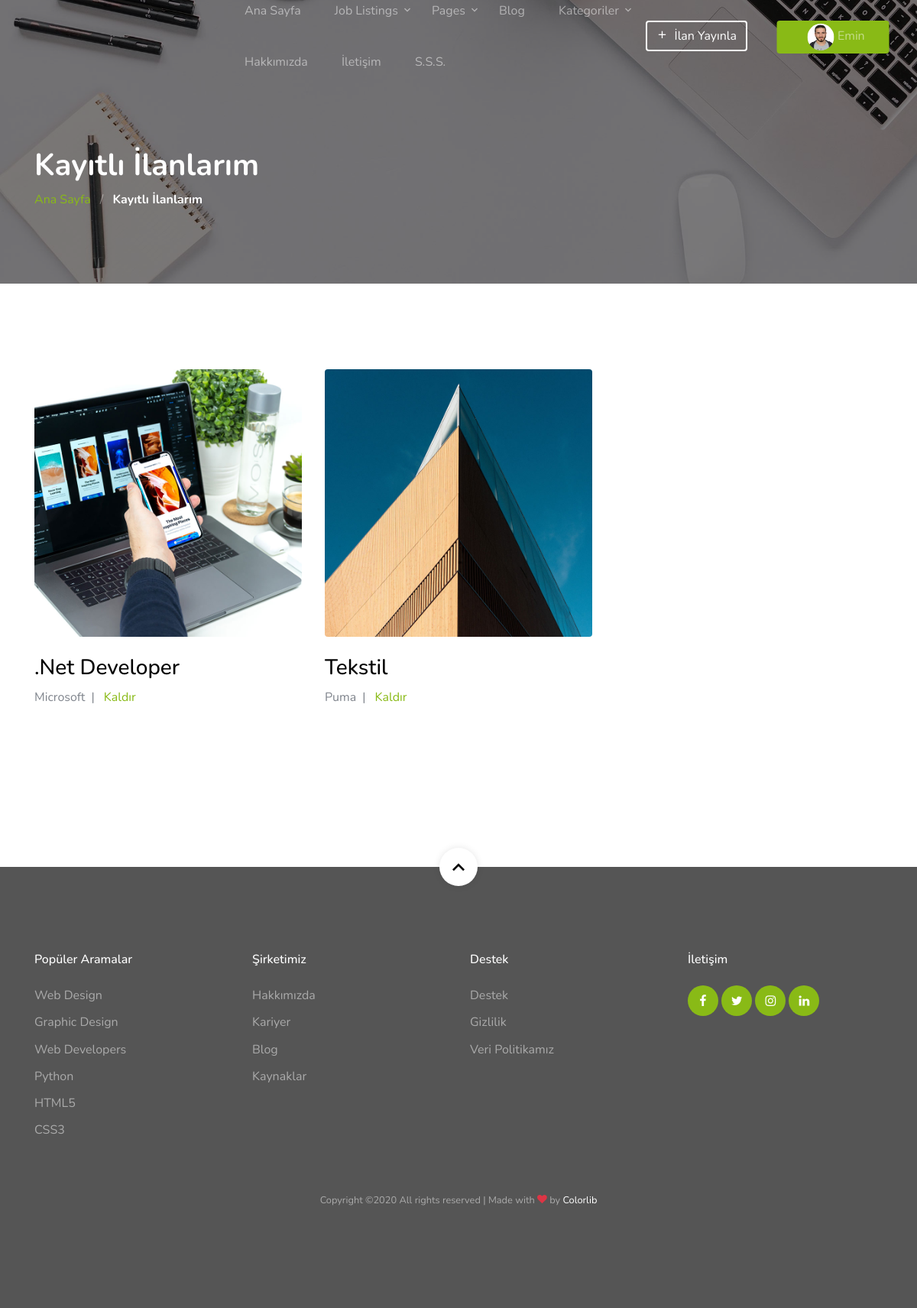
The page /favorites/ (signed in) on the database as committed earlier.
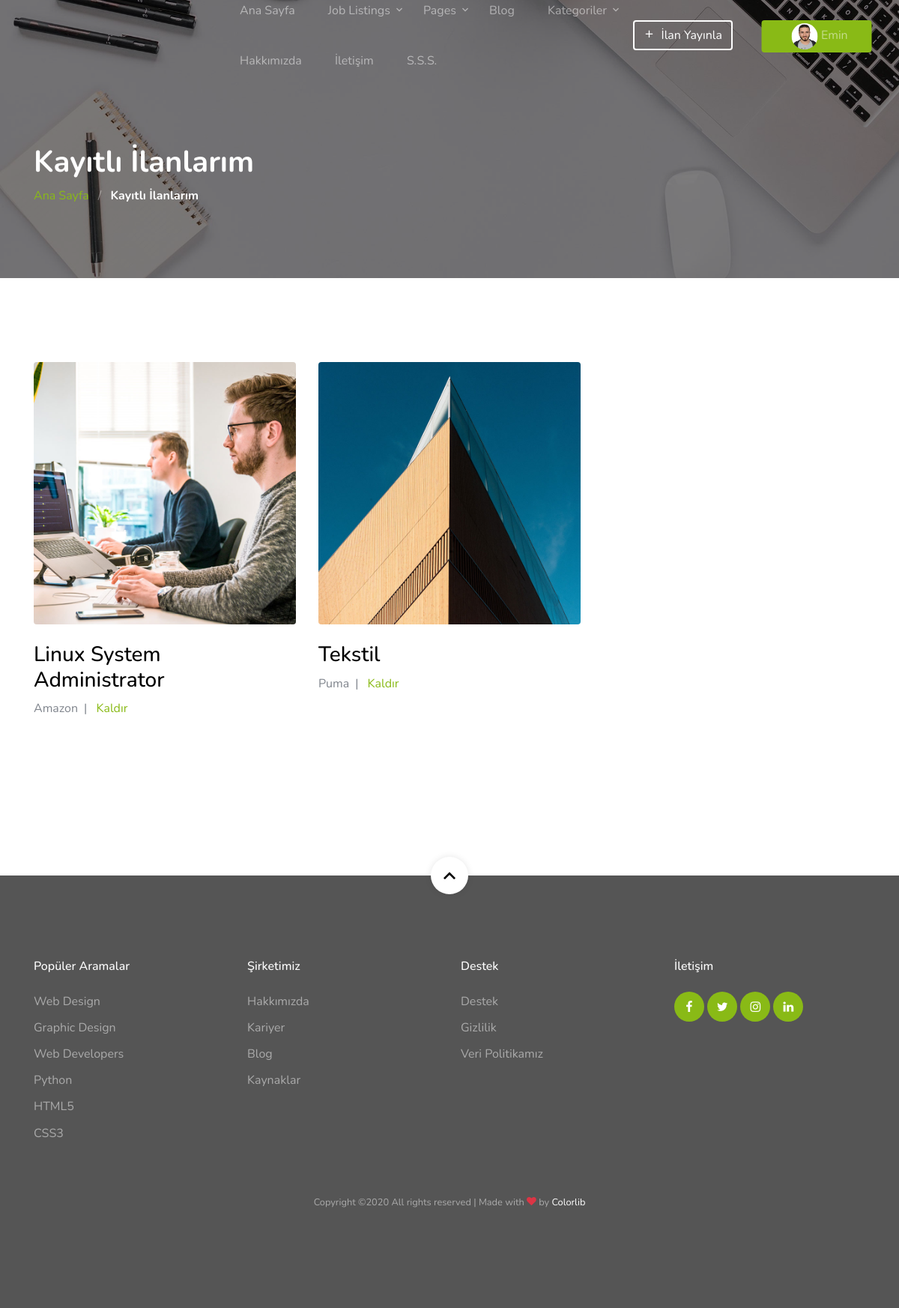
The same page on the database as committed later.
### favorites/models.py (models this page shows, shortened)
class Favorites(models.Model):
    user = models.ForeignKey(User, on_delete=models.SET_NULL, null=True)
    job = models.ForeignKey(Ilan, on_delete=models.SET_NULL, null=True)

### isIlan/models.py (models this page shows, shortened)
class Ilan(models.Model):
    calismaZamaniSecenek = (
        ('Yarı Zamanlı', 'Yarı Zamanlı'),
        ('Tam Zamanlı', 'Tam Zamanlı'),
    )
    isTuruSecenek = (
        ('Muhasebe/Finans', 'Muhasebe/Finans'),
        ('Yapı/Mimar/İnşaat', 'Yapı/Mimar/İnşaat'),
        ('Üretim/Endüstriyel Ürünler/Otomotiv', 'Üretim/Endüstriyel Ürünler/Otomotiv'),
        ('Bilişim/Telekom', 'Bilişim/Telekom'),
        ('Turizm/Gıda/Hizmet', 'Turizm/Gıda/Hizmet'),
        ('Staj/Yeni Mezun/Part-Time', 'Staj/Yeni Mezun/Part-Time'),
    )
    konumSecenek = (
        ('Tekirdağ', 'Tekirdağ'),
        ('İstanbul', 'İstanbul'),
        ('Ankara', 'Ankara'),
        ('İzmir', 'İzmir'),
        ('Karabük', 'Karabük'),
    )
    sirketPoster = models.ImageField(blank=True, upload_to='images/')
    email = models.CharField(max_length=50)
    ilanBaslik = models.CharField(max_length=50)
    konum = models.CharField(max_length=150, choices=konumSecenek)
    isTuru = models.ForeignKey(Category, on_delete=models.CASCADE)
    calismaZamani = models.CharField(max_length=150, choices=calismaZamaniSecenek, blank=True)
    isTanimi = RichTextUploadingField()
    genelNitelikler = RichTextUploadingField(default="default")
    sirketIsmi = models.CharField(max_length=50)
    tecrube = models.CharField(max_length=50, default="Tecrübesiz")
    personelSayisi = models.CharField(max_length=16, default="Belirtilmemiştir")
    etiketAlani = models.CharField(blank=True, max_length=150)
    sirketWebsite = models.CharField(blank=True, max_length=50)
    sirketFacebook = models.CharField(blank=True, max_length=50)
    sirketTwitter = models.CharField(blank=True, max_length=50)
    sirketLinkedin = models.CharField(blank=True, max_length=50)
    sirketLogo = models.ImageField(blank=True, upload_to='images/')
    slug = models.SlugField(blank=True)
    sonBasvuru = models.DateField(default="2020-07-25")
    yayinTarihi = models.DateField(auto_now=True)
    create_at = models.DateTimeField(auto_now_add=True)
    update_at = models.DateTimeField(auto_now=True)

### favorites/views.py (the view)
# urls.py: path('', views.favorites, name='favorites'),
@login_required(login_url='/login')
def favorites(request):
    current_user = request.user
    favorites = Favorites.objects.filter(user_id=current_user.id)
    context ={
        'favorites': favorites
    }
    return render(request, 'favorites.html', context)

### home/templates/favorites.html
{% extends "homebase.html" %}
{% block body %} {% include "content-favorites.html" %} {% endblock %}

### home/templates/homebase.html (shortened to what this page needs)
<!doctype html>
<html lang="en">
  <head>
      {% load static %}
    <link rel="stylesheet" href="{% static 'css/custom-bs.css' %}">
    <link rel="stylesheet" href="{% static 'css/jquery.fancybox.min.css' %}">
    <link rel="stylesheet" href="{% static 'css/bootstrap-select.min.css' %}">
    <link rel="stylesheet" href="{% static 'fonts/icomoon/style.css' %}">
    <link rel="stylesheet" href="{% static 'fonts/line-icons/style.css' %}">
    <link rel="stylesheet" href="{% static 'css/owl.carousel.min.css' %}">
    <link rel="stylesheet" href="{% static 'css/animate.min.css' %}">
    <link rel="stylesheet" href="https://ajax.googleapis.com/ajax/libs/jqueryui/1.11.4/themes/smoothness/jquery-ui.css">
    <link rel="stylesheet" href="{% static 'css/style.css'%}">
  </head>
  <body id="top">
  {%  include 'header.html' %}
  {% block body %} {% endblock %}
  {% include 'footer.html' %}
  </body>
</html>

### home/templates/header.html (shortened to what this page needs)
{% load static %}
{% load thumbnail %}
<div class="site-wrap">
    <header class="site-navbar mt-3">
      <div class="container-fluid">
        <div class="row align-items-center">
          <nav class="mx-auto site-navigation">
            <ul class="site-menu js-clone-nav d-none d-xl-block ml-0 pl-0">
              <li><a href="/" class="{{ setting.highlight_index }}">Ana Sayfa</a></li>
              <li class="has-children">
                <a href="/job-listings.html">Job Listings</a>
              </li>
              <li class="has-children">
                <a href="/services.html">Pages</a>
              </li>
              <li><a href="/blog.html" class="{{ setting.highlight_blog }}">Blog</a></li>
              <li class="has-children">
                <a href="/job-listings.html">Kategoriler</a>
              </li>
              <li><a href="/about.html" class="{{ setting.highlight_about }}">Hakkımızda</a></li>
              <li><a href="/contact.html" class="{{ setting.highlight_contact }}">İletişim</a></li>
              <li><a href="/faq.html" class="{{ setting.highlight_faq }}">S.S.S.</a></li>
            </ul>
          </nav>
          <div class="right-cta-menu text-right d-flex aligin-items-center col-6">
            <div class="ml-auto">
                {% if user.id is not None %}
                    <nav class="ml-auto site-navigation " style="float: right; position: relative; left: 40%;">
                    <ul class="kullanici js-clone-nav d-sm-block ml-0 pl-0">
                    <li class="has-children" >
                        <a href="#" class="btn btn-primary border-width-2 d-none d-lg-inline-block">
                            {% thumbnail user.userprofile.image "35x35" crop="center" as im %}
                                <img style="border-radius: 50%;" src="{{ im.url }}" width="35" height="35">
                            {% endthumbnail %}
                            {{ user.first_name }}
                        </a>
                    </li>
                    </ul>
                    </nav>
                {% else %}
                    <a href="/login" class="btn btn-primary border-width-2 d-none d-lg-inline-block"><span class="mr-2 icon-lock_outline"></span>Giriş Yap</a>
                {% endif %}
            {% if user.id is not None %}
                <a href="/post-job.html" class="btn btn-outline-white border-width-2 d-none d-lg-inline-block"><span class="mr-2 icon-add"></span>İlan Yayınla</a>
            {% else %}
                <a href="/login" class="btn btn-outline-white border-width-2 d-none d-lg-inline-block"><span class="mr-2 icon-add"></span>İlan Yayınla</a>
            {% endif %}
            </div>
          </div>
        </div>
      </div>
    </header>

### home/templates/content-favorites.html (shortened to what this page needs)
{% load static %}
    <section class="section-hero overlay inner-page bg-image" style="background-image: url({% static 'images/hero_1.jpg' %});" id="home-section">
      <div class="container">
        <div class="row">
          <div class="col-md-7">
            <h1 class="text-white font-weight-bold">Kayıtlı İlanlarım</h1>
            <div class="custom-breadcrumbs">
              <a href="/">Ana Sayfa</a> <span class="mx-2 slash">/</span>
              <span class="text-white"><strong>Kayıtlı İlanlarım</strong></span>
            </div>
          </div>
        </div>
      </div>
    </section>
    <section class="site-section">
      <div class="container">
        <div class="row mb-5">
            {% for job in favorites %}
              <div class="col-md-6 col-lg-4 mb-5">
                <a href="/job_detail/{{ job.job.slug }}/{{ job.job.id }}"><img src="{{ job.job.sirketPoster.url }}" alt="Image" class="img-fluid rounded mb-4"></a>
                <h3><a href="/job_detail/{{ job.job.slug }}/{{ job.job.id }}" class="text-black">{{ job.job.ilanBaslik }}</a></h3>
                <div>{{ job.job.sirketIsmi }}<span class="mx-2">|</span> <a href="/favorites/deletefromfavorites/{{ job.job.id }}" onclick="return confirm('Emin misiniz?')">Kaldır</a></div>
              </div>
            {% endfor %}
        </div>
      </div>
    </section>
  </div>
  </body>
</html>

### home/templates/footer.html
<footer class="site-footer">
      <a href="#top" class="smoothscroll scroll-top">
        <span class="icon-keyboard_arrow_up"></span>
      </a>
      <div class="container">
        <div class="row mb-5">
          <div class="col-6 col-md-3 mb-4 mb-md-0">
            <h3>Popüler Aramalar</h3>
            <ul class="list-unstyled">
              <li><a href="#">Web Design</a></li>
              <li><a href="#">Graphic Design</a></li>
              <li><a href="#">Web Developers</a></li>
              <li><a href="#">Python</a></li>
              <li><a href="#">HTML5</a></li>
              <li><a href="#">CSS3</a></li>
            </ul>
          </div>
          <div class="col-6 col-md-3 mb-4 mb-md-0">
            <h3>Şirketimiz</h3>
            <ul class="list-unstyled">
              <li><a href="/about.html">Hakkımızda</a></li>
              <li><a href="#">Kariyer</a></li>
              <li><a href="#">Blog</a></li>
              <li><a href="#">Kaynaklar</a></li>
            </ul>
          </div>
          <div class="col-6 col-md-3 mb-4 mb-md-0">
            <h3>Destek</h3>
            <ul class="list-unstyled">
              <li><a href="#">Destek</a></li>
              <li><a href="#">Gizlilik</a></li>
              <li><a href="#">Veri Politikamız</a></li>
            </ul>
          </div>
          <div class="col-6 col-md-3 mb-4 mb-md-0">
            <h3>İletişim</h3>
            <div class="footer-social">
              <a href="{{ setting.facebook }}"><span class="icon-facebook"></span></a>
              <a href="{{ setting.twitter }}"><span class="icon-twitter"></span></a>
              <a href="{{ setting.instagram }}"><span class="icon-instagram"></span></a>
              <a href="{{ setting.linkedin }}"><span class="icon-linkedin"></span></a>
            </div>
          </div>
        </div>
        <div class="row text-center">
          <div class="col-12">
            <p class="copyright"><small>
            Copyright &copy;<script>document.write(new Date().getFullYear());</script> All rights reserved | Made with <i class="icon-heart text-danger" aria-hidden="true"></i> by <a href="https://colorlib.com" target="_blank" >Colorlib</a>
            </small></p>
          </div>
        </div>
      </div>
    </footer>
  </body>
</html>

Rows that differ between the two databases and show on the page:
removed Favorites: job.sirketPoster (picture), job.ilanBaslik ".Net Developer", job.sirketIsmi "Microsoft"
added Favorites: job.sirketPoster (picture), job.ilanBaslik "Linux System Administrator", job.sirketIsmi "Amazon"
